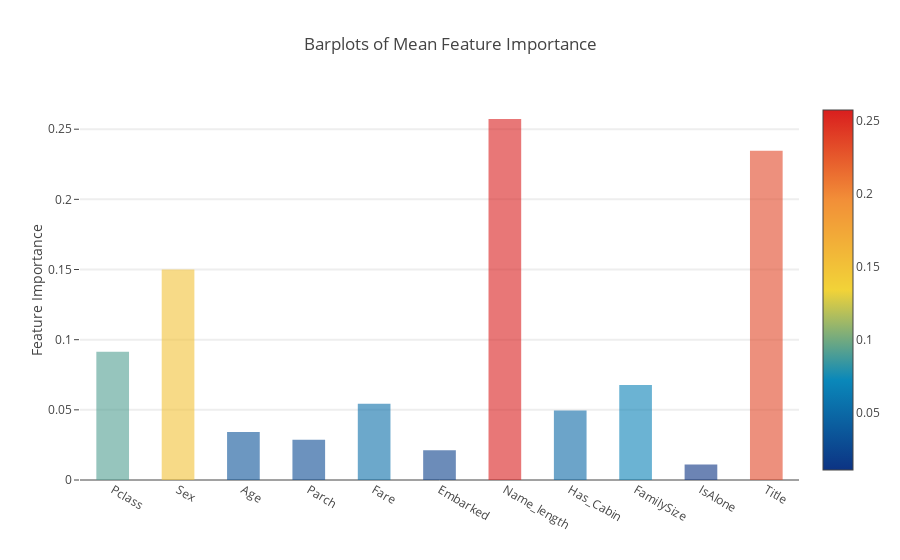

Notebook source saved alongside this figure:
### Code cell
y = feature_dataframe['mean'].values
x = feature_dataframe['features'].values
data = [
    go.Bar(
        x=x,
        y=y,
        width=0.5,
        marker=dict(
            color=feature_dataframe['mean'].values,
            colorscale='Portland',
            showscale=True,
            reversescale=False),
        opacity=0.6)
]

layout = go.Layout(
    autosize=True,
    title='Barplots of Mean Feature Importance',
    hovermode='closest',
    #     xaxis= dict(
    #         title= 'Pop',
    #         ticklen= 5,
    #         zeroline= False,
    #         gridwidth= 2,
    #     ),
    yaxis=dict(title='Feature Importance', ticklen=5, gridwidth=2),
    showlegend=False)
fig = go.Figure(data=data, layout=layout)
py.iplot(fig, filename='bar-direct-labels')

### Figure 1 — Plotly figure (JSON) as saved in the notebook; plotly's stock layout.template omitted (floating-point values rounded to 4 significant figures)
{"data": [{"marker": {"color": [0.09148, 0.1499, 0.03413, 0.02868, 0.05435, 0.02122, 0.2573, 0.0496, 0.06775, 0.01096, 0.2346], "colorscale": "Portland", "reversescale": false, "showscale": true}, "opacity": 0.6, "type": "bar", "width": 0.5, "x": ["Pclass", "Sex", "Age", "Parch", "Fare", "Embarked", "Name_length", "Has_Cabin", "FamilySize", "IsAlone", "Title"], "y": [0.09148, 0.1499, 0.03413, 0.02868, 0.05435, 0.02122, 0.2573, 0.0496, 0.06775, 0.01096, 0.2346]}], "layout": {"autosize": true, "hovermode": "closest", "showlegend": false, "title": "Barplots of Mean Feature Importance", "yaxis": {"gridwidth": 2, "ticklen": 5, "title": "Feature Importance"}}}
